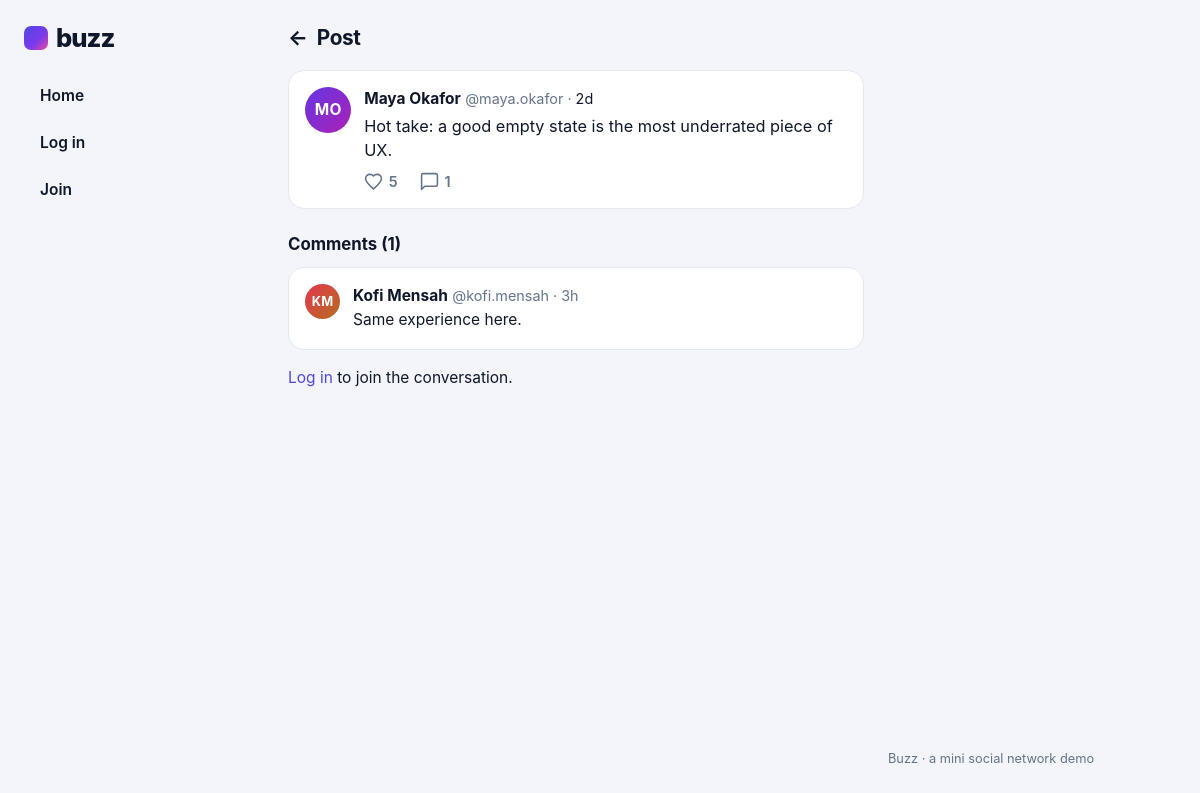
The app's page /post/2/ with its own data.
### core/models.py (models this page shows, shortened)
class Post(models.Model):
    author = models.ForeignKey(User, on_delete=models.CASCADE, related_name="posts")
    text = models.CharField(max_length=280)
    likes = models.ManyToManyField(User, related_name="liked_posts", blank=True)
    created = models.DateTimeField(auto_now_add=True)
    class Meta: ordering = ["-created"]

class Comment(models.Model):
    post = models.ForeignKey(Post, on_delete=models.CASCADE, related_name="comments")
    author = models.ForeignKey(User, on_delete=models.CASCADE)
    text = models.CharField(max_length=280)
    created = models.DateTimeField(auto_now_add=True)
    class Meta: ordering = ["created"]

### core/views.py (the view)
# urls.py: path("post/<int:pk>/", v.post_detail, name="post_detail"),
def post_detail(request, pk):
    post = get_object_or_404(with_counts(Post.objects.all()), pk=pk)
    if request.method == "POST":
        if not request.user.is_authenticated: return redirect("login")
        text = request.POST.get("text", "").strip()[:280]
        if text: Comment.objects.create(post=post, author=request.user, text=text)
        return redirect("post_detail", pk=pk)
    return render(request, "core/post_detail.html", {"p": post, "comments": post.comments.select_related("author"), "liked_ids": liked_ids(request)})

### core/context.py (called while the page is built)
def sidebar(request):
    if not request.user.is_authenticated:
        return {}
    skip = set(request.user.following.values_list("following_id", flat=True)) | {request.user.id}
    users = get_user_model().objects.exclude(id__in=skip).annotate(nf=Count("followers")).order_by("-nf", "username")[:4]
    return {"suggestions": users}

### core/templatetags/core_extras.py (called while the page is built)
@register.filter
def hue(name): return sum(map(ord, name)) * 53 % 360

@register.filter
def initial(user):
    name = user.get_full_name() or user.username
    return "".join(w[0] for w in name.split()[:2]).upper()

@register.filter
def ago(dt):
    s = int((timezone.now() - dt).total_seconds())
    if s < 60: return "now"
    if s < 3600: return f"{s // 60}m"
    if s < 86400: return f"{s // 3600}h"
    if s < 7 * 86400: return f"{s // 86400}d"
    return dt.strftime("%b %d")

### core/views.py (called while the page is built)
def with_counts(qs):
    return qs.select_related("author").annotate(nlikes=Count("likes", distinct=True), ncomments=Count("comments", distinct=True))

def liked_ids(request):
    return set(request.user.liked_posts.values_list("id", flat=True)) if request.user.is_authenticated else set()

### core/templates/core/post_detail.html
{% extends "base.html" %}{% load core_extras %}{% block content %}
<h1 class="pt"><a class="back" href="{% url 'feed' %}" aria-label="Back">&larr;</a> Post</h1>{% include "core/_post.html" %}
<h2 class="sub">Comments ({{ comments|length }})</h2>
{% for c in comments %}<div class="comment"><a class="av sm" style="--h:{{ c.author.username|hue }}" href="{% url 'profile' c.author.username %}">{{ c.author|initial }}</a>
<div><b>{{ c.author.get_full_name|default:c.author.username }}</b> <span class="muted">@{{ c.author.username }} &middot; {{ c.created|ago }}</span><p>{{ c.text }}</p></div></div>{% empty %}<p class="muted">Be the first to reply.</p>{% endfor %}
{% if user.is_authenticated %}<form method="post" class="composer panel">{% csrf_token %}<span class="av sm" style="--h:{{ user.username|hue }}">{{ user|initial }}</span>
<div class="grow"><textarea name="text" maxlength="280" rows="2" placeholder="Write a reply" required></textarea><div class="bottom"><span class="count muted">280</span><button class="btn" disabled>Reply</button></div></div></form>
{% else %}<p><a href="{% url 'login' %}">Log in</a> to join the conversation.</p>{% endif %}{% endblock %}

### core/templates/core/_post.html
{% load core_extras %}<article class="post">
<a class="av" style="--h:{{ p.author.username|hue }}" href="{% url 'profile' p.author.username %}">{{ p.author|initial }}</a>
<div class="body"><div class="meta"><a href="{% url 'profile' p.author.username %}"><b>{{ p.author.get_full_name|default:p.author.username }}</b></a>
<span class="muted">@{{ p.author.username }} &middot; <a class="muted" href="{% url 'post_detail' p.pk %}" title="{{ p.created }}">{{ p.created|ago }}</a></span></div>
<p class="text">{{ p.text|linebreaksbr }}</p>
<div class="acts"><button class="like {% if p.id in liked_ids %}on{% endif %}" data-url="{% url 'like' p.pk %}" aria-label="Like">
<svg viewBox="0 0 24 24" width="19" height="19"><path d="M12 21.35l-1.45-1.32C5.4 15.36 2 12.28 2 8.5 2 5.42 4.42 3 7.5 3c1.74 0 3.41.81 4.5 2.09C13.09 3.81 14.76 3 16.5 3 19.58 3 22 5.42 22 8.5c0 3.78-3.4 6.86-8.55 11.54L12 21.35z"/></svg><span>{{ p.nlikes }}</span></button>
<a class="cm" href="{% url 'post_detail' p.pk %}" aria-label="Comments"><svg viewBox="0 0 24 24" width="19" height="19"><path d="M20 2H4a2 2 0 0 0-2 2v18l4-4h14a2 2 0 0 0 2-2V4a2 2 0 0 0-2-2z"/></svg>{{ p.ncomments }}</a>
{% if p.author == user %}<form method="post" action="{% url 'post_delete' p.pk %}">{% csrf_token %}<button class="link muted">Delete</button></form>{% endif %}</div></div></article>

### core/static/core/style.css (style rules this page uses)
:root { --bg:#f3f5fa;--card:#fff;--ink:#0f172a;--muted:#64748b;--line:#e4e8f1;--brand:#4f46e5;--brand2:#7c3aed;--heart:#f43f5e }
* { box-sizing:border-box }
body { margin:0;background:var(--bg);color:var(--ink);font:15.5px/1.5 Inter,"Segoe UI",system-ui,sans-serif }
a { color:var(--brand);text-decoration:none }
.muted { color:var(--muted);font-size:.9rem }
.muted a { color:var(--muted) }
.pt { font-size:1.3rem;margin:.4rem 0 1rem;letter-spacing:-.02em }
.sub { font-size:1.05rem;margin:1.4rem 0 .6rem }
.back { color:var(--ink);margin-right:.3rem }
.panel,.post,.comment { background:var(--card);border:1px solid var(--line);border-radius:16px }
button,.btn { font:inherit;font-weight:700;background:var(--brand);color:#fff;border:0;border-radius:99px;padding:.5rem 1.2rem;cursor:pointer;display:inline-block;transition:background .15s,transform .15s,box-shadow .15s }
.post,.comment,.person { display:flex;gap:.8rem;padding:1rem;margin-bottom:.8rem;align-items:flex-start }
.post { transition:box-shadow .2s,transform .2s }
.body { flex:1;min-width:0 }
.meta a { color:var(--ink) }
.text { margin:.25rem 0 .5rem;overflow-wrap:anywhere;font-size:1.02rem }
.comment p { margin:.1rem 0 }
.av { flex:none;width:2.9rem;height:2.9rem;border-radius:50%;display:grid;place-items:center;color:#fff;font-weight:700;letter-spacing:.02em;background:linear-gradient(135deg,hsl(var(--h) 75% 55%),hsl(calc(var(--h) + 40) 70% 42%)) }
.av.sm { width:2.2rem;height:2.2rem;font-size:.8rem }
.acts { display:flex;gap:1.4rem;align-items:center }
.acts a,.like { display:flex;gap:.35rem;align-items:center;color:var(--muted);font-size:.9rem;font-weight:600 }
.like { background:none;padding:0;border-radius:0 }
.acts svg { fill:none;stroke:currentColor;stroke-width:2;stroke-linejoin:round }

### records on screen
Post: author|initial "MO", author.get_full_name "Maya Okafor", author.username "maya.okafor", created|ago "2d", text "Hot take: a good empty state is the most underrated piece of UX.", nlikes "5", ncomments "1"
Comment: author|initial "KM", author.get_full_name "Kofi Mensah", author.username "kofi.mensah", created|ago "3h", text "Same experience here."

### other values on screen
{{ comments|length }} "1"
